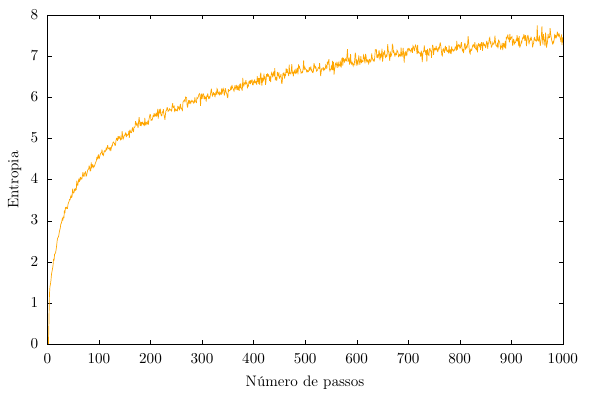

Source code (gnuplot):
set terminal epslatex standalone size 15cm, 10cm
set output "tarefa-d-grafico.tex"

set pointsize 2
set style line 1 lc rgb "orange" lw 2

set ylabel "Entropia" 
set xlabel "Número de passos"

plot "saida-tarefa-d.dat" w l ls 1 notitle
